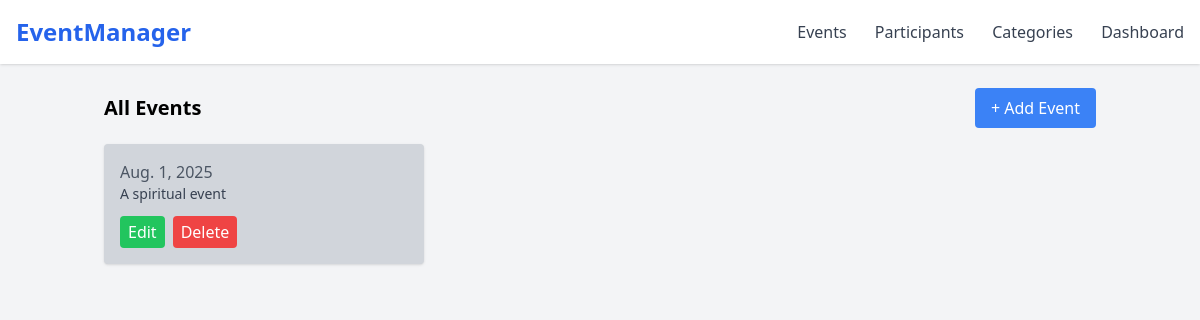
/, run on an earlier commit of the app's database.
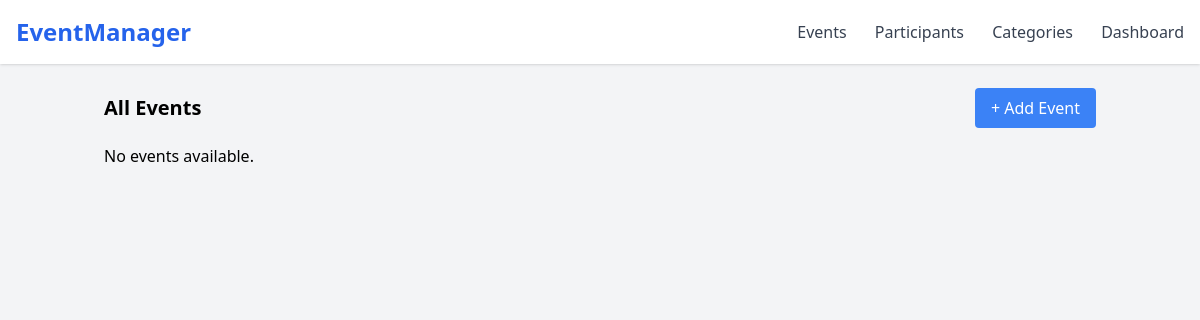
And on a later commit of the database.
### events/models.py (models this page shows, shortened)
class Event(models.Model):
    name = models.CharField(max_length=200)
    description = models.TextField()
    date = models.DateField()
    time = models.TimeField()
    location = models.CharField(max_length=200)
    category = models.ForeignKey(Category, on_delete=models.SET_NULL, null=True, blank=True)

### events/views.py (the view)
# urls.py: path('', views.event_list, name='event_list'),
def event_list(request):
    query = request.GET.get('q')
    events = Event.objects.select_related('category')
    if query:
        events = events.filter(
            Q(name__icontains=query) | Q(description__icontains=query)
        )
    return render(request, 'events/event_list.html', {'events': events})

### events/templates/events/event_list.html (shortened to what this page needs)
{% extends 'base.html' %}
{% block content %}
<div class="flex justify-between items-center mb-4">
    <h2 class="text-xl font-bold"> All Events</h2>
    <a href="{% url 'event_create' %}" class="bg-blue-500 text-white px-4 py-2 rounded">+ Add Event</a>
</div>
{% if events %}
<div class="grid grid-cols-1 md:grid-cols-2 lg:grid-cols-3 gap-4">
    {% for event in events %}
    <div class="bg-gray-300 p-4 rounded shadow hover:shadow-md">
        <p class="text-gray-600">{{ event.date }}</p>
        <p class="text-sm text-gray-700 truncate">{{ event.description }}</p>
        <div class="mt-3 flex gap-2">
            <a href="{% url 'event_update' event.id %}" class="bg-green-500 text-white px-2 py-1 rounded">Edit</a>
            <a href="{% url 'event_delete' event.id %}" class="bg-red-500 text-white px-2 py-1 rounded">Delete</a>
        </div>
    </div>
    {% endfor %}
</div>
{% else %}
<p>No events available.</p>
{% endif %}
{% endblock %}

What changed in the data, as far as the page shows it:
removed Event: date "Aug. 1, 2025", description "A spiritual event"
Also different on the page:
text now shown: "No events available."
